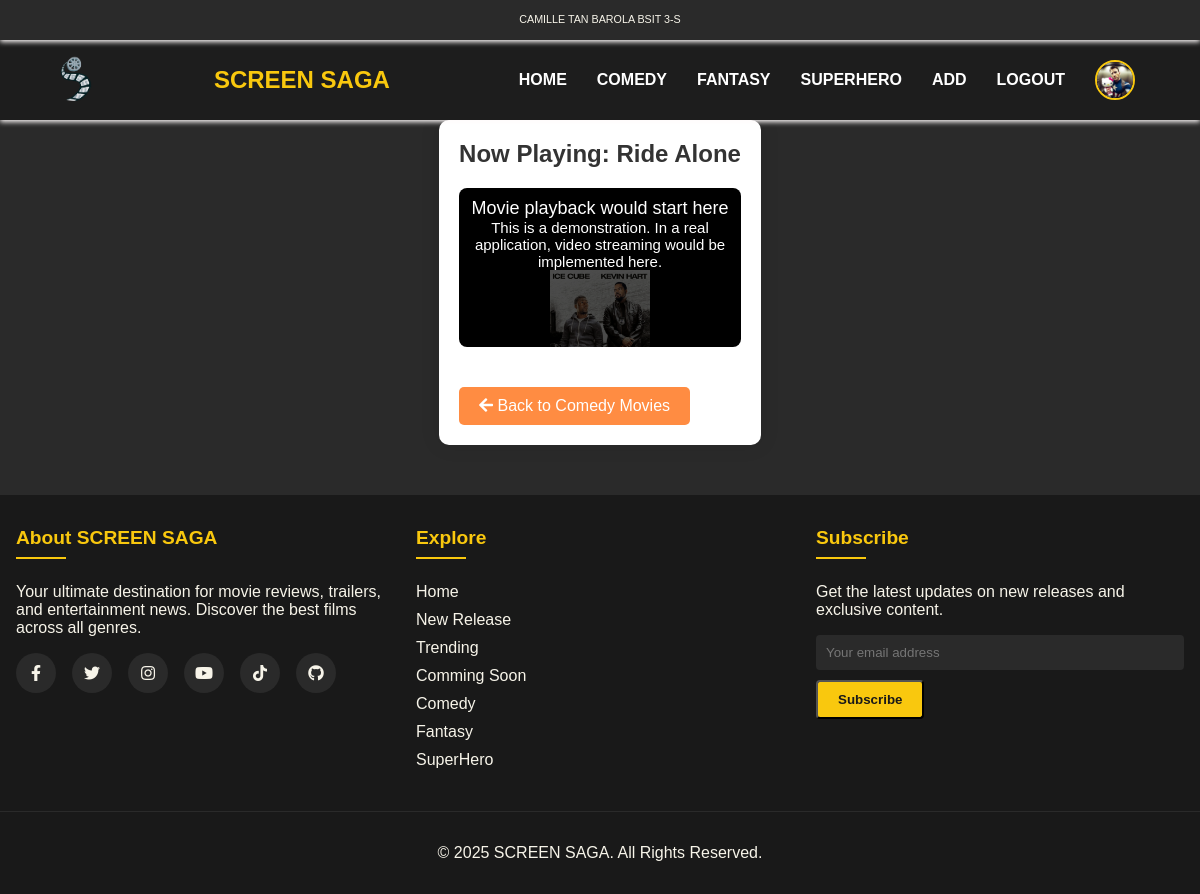
The app's page /watch.php?movie_id=14 (signed in) with its own data.
### tables this page shows
CREATE TABLE `accounts` (
  `id` int(11) NOT NULL,
  `username` varchar(50) NOT NULL,
  `password` varchar(255) NOT NULL,
  `email` varchar(100) NOT NULL,
  `role` enum('user','admin') NOT NULL,
  `profile_picture` varchar(255) DEFAULT NULL,
  `created_at` timestamp NOT NULL DEFAULT current_timestamp(),
  `updated_at` timestamp NOT NULL DEFAULT current_timestamp() ON UPDATE current_timestamp()
);

CREATE TABLE `movies` (
  `movie_id` int(11) NOT NULL,
  `movie_name` varchar(255) DEFAULT NULL,
  `movie_summary` text NOT NULL,
  `movie_director` varchar(255) NOT NULL,
  `cast` varchar(255) NOT NULL,
  `categories` enum('comedy','fantasy','superheros') DEFAULT NULL,
  `price` int(11) NOT NULL,
  `duration` varchar(15) DEFAULT NULL,
  `movie_quantity` int(11) NOT NULL,
  `movie_picture` varchar(255) NOT NULL,
  `date_uploaded` timestamp NOT NULL DEFAULT current_timestamp(),
  `released` date NOT NULL
);

### watch.php (the view, shortened to what this page needs)
<?php
$movie_id = $_GET['movie_id'];
$movie_db = new Database();
$conn = $movie_db->dbconnection;
$movie_sql = "SELECT movie_name, movie_picture, categories FROM movies WHERE movie_id = ?";
$movie_stmt = $conn->prepare($movie_sql);
$movie_stmt->bind_param("i", $movie_id);
$movie_stmt->execute();
$movie_result = $movie_stmt->get_result();
$movie = $movie_result->fetch_assoc();
?>
<head>
    <link rel="stylesheet" href="https://cdnjs.cloudflare.com/ajax/libs/font-awesome/5.15.3/css/all.min.css">
    <link rel="stylesheet" href="style/navbar.css">
    <link rel="stylesheet" href="style/footer.css">
    <link rel="stylesheet" href="style/watch.css">
</head>
<body>
    <?php include "asset/navbar.php"; ?>
    <div class="watch-container">
        <h1 class="movie-title">Now Playing: <?php echo htmlspecialchars($movie['movie_name']); ?></h1>
        <div class="video-container">
            <div class="video-placeholder">
                <p>Movie playback would start here</p>
                <p><small>This is a demonstration. In a real application, video streaming would be implemented here.</small></p>
                <?php if (!empty($movie['movie_picture'])): ?>
                    <img src="<?php echo "../MOVIE/images/" . htmlspecialchars($movie['categories']) . "/" . htmlspecialchars($movie['movie_picture']); ?>"
                        alt="<?php echo htmlspecialchars($movie['movie_name']); ?>" style="opacity: 0.3;">
                <?php endif; ?>
            </div>
        </div>
        <a href="index.php?page=<?php echo htmlspecialchars($movie['categories']); ?>" class="back-button">
            <i class="fas fa-arrow-left"></i> Back to <?php echo ucfirst(htmlspecialchars($movie['categories'])); ?> Movies
        </a>
    </div>
    <?php include "asset/footer.php"; ?>
</body>
</html>

### asset/navbar.php (shortened to what this page needs)
<header>
    <div class="my-name">
        <h6>CAMILLE TAN BAROLA BSIT 3-S</h6>
    </div>
    <nav id="desktop-nav" class="navbar-blur">
        <div class="nav-logo">
            <img src="images/logo/logo.png" alt="Logo">
        </div>
        <div class="logo">SCREEN SAGA</div>
        <div>
            <ul class="nav-links">
                <li><a href="?page=home">HOME</a></li>
                <li><a href="?page=comedy">COMEDY</a></li>
                <li><a href="?page=fantasy">FANTASY</a></li>
                <li><a href="?page=superhero">SUPERHERO</a></li>
                <?php if (isset($_SESSION['admin']) && $_SESSION['admin'] == 'yes'): ?>
                    <li><a href="?page=addmovie">ADD</a></li>
                <?php endif; ?>
                <?php if (isset($_SESSION['login_in']) && $_SESSION['login_in'] === 'yes'): ?>
                    <li><a href="logout.php">LOGOUT</a></li>
                <?php else: ?>
                    <li><a href="?page=login">LOGIN</a></li>
                    <li><a href="?page=signup">SIGN UP</a></li>
                <?php endif; ?>
                <?php if (isset($_SESSION['id'])): ?>
                    <?php
                    $movie_db = new Database();
                    $conn = $movie_db->dbconnection;
                    $userId = $_SESSION['id'];
                    $query = "SELECT profile_picture, username, email, created_at FROM accounts WHERE id = ?";
                    $stmt = $conn->prepare($query);
                    $stmt->bind_param("i", $userId);
                    $stmt->execute();
                    $stmt->bind_result($avatar, $username, $email, $created_at);
                    ?>
                    <li>
                        <div class="user-avatar" title="<?php echo htmlspecialchars($username); ?>" onclick="showUserInfo()">
                            <?php if (!empty($avatar) && file_exists("images/profiles/" . $avatar)): ?>
                                <img src="images/profiles/<?php echo htmlspecialchars($avatar); ?>" alt="<?php echo htmlspecialchars($username); ?>">
                            <?php else: ?>
                                <div class="avatar-placeholder"><?php echo strtoupper(substr($username, 0, 1)); ?></div>
                            <?php endif; ?>
                        </div>
                    </li>
                <?php endif; ?>
            </ul>
        </div>
    </nav>
</header>

### style/navbar.css (style rules this page uses)
#desktop-nav { box-shadow: 0 2px 5px rgb(255, 251, 251); }
.my-name { width: 100%; height:40px;; position: fixed; top: 0; left: 0; z-index: 1001; background-color:#2A2A2A; padding: 5px 0; margin: 0; box-shadow: 0 2px 5px rgb(255, 251, 251); }
.my-name h6 { text-align: center; margin: 0; padding: 8px 0; color: #F7F4E9; font-weight: 500; }
nav { display: flex; justify-content: space-between; align-items: center; padding: 15px 50px; background: transparent; position: fixed; width: 100%; top: 40px; left: 0; z-index: 1000; box-sizing: border-box; box-shadow: 0 2px 5px rgb(255, 251, 251); }
body { font-family: 'Poppins', sans-serif; color: #F7F4E9; margin: 0; padding-top: 90px; }
.navbar-blur { backdrop-filter: blur(20px); background-color: rgba(25, 25, 25, 0.7); transition: background-color 0.3s ease, backdrop-filter 0.3s ease; box-shadow: 0 2px 5px rgb(255, 251, 251); }
.nav-logo img { height: 50px; }
.logo { font-size: 24px; font-weight: 600; color: #F9C80E; }
.nav-links { display: flex; align-items: center; justify-content: center; list-style: none; flex: 2; margin: 0; padding: 0; }
.nav-links li { margin: 0 15px; }
.nav-links a { text-decoration: none; color: #fff; font-weight: bold; font-size: 16px; transition: color 0.3s ease; }
.user-avatar { cursor: pointer; display: flex; align-items: center; justify-content: center; }
.user-avatar img, .avatar-placeholder { width: 40px; height: 40px; border-radius: 50%; object-fit: cover; border: 2px solid #f9c80e; }

### style/footer.css (style rules this page uses)
* { margin: 0; padding: 0; box-sizing: border-box; font-family: 'Arial', sans-serif; }
body { background-color: #2A2A2A; color: #F7F4E9; display: flex; flex-direction: column; min-height: 100vh; }

### style/watch.css (style rules this page uses)
.watch-container { max-width: 1200px; margin: 30px auto; padding: 20px; background-color: #fff; border-radius: 10px; box-shadow: 0 0 20px rgba(0, 0, 0, 0.1); }
.movie-title { font-size: 24px; margin-bottom: 20px; color: #333; }
.video-container { position: relative; padding-bottom: 56.25%; height: 0; overflow: hidden; background-color: #000; border-radius: 8px; margin-bottom: 20px; }
.video-placeholder { position: absolute; top: 0; left: 0; width: 100%; height: 100%; display: flex; flex-direction: column; justify-content: center; align-items: center; color: white; text-align: center; font-size: 18px; }
.video-placeholder img { max-width: 100%; max-height: 100%; object-fit: contain; }
.back-button { display: inline-block; background-color: #FF8C42; color: white; padding: 10px 20px; text-decoration: none; border-radius: 5px; margin-top: 20px; transition: background-color 0.3s; }

### records on screen
accounts: profile_picture+username (picture)
movies: movie_name "Ride Alone", categories+movie_picture (picture), categories "Comedy"
